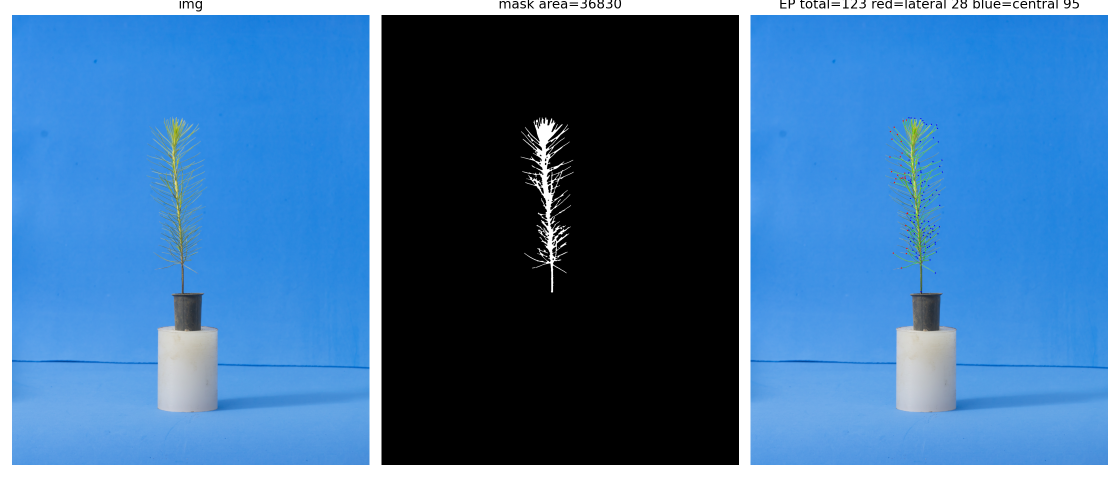
#> input picture Guido/debug_pin_ep1.png, 2240 x 960 px (shown at 1/2 size)
$ python -i folhas_finais.py   (imports and definitions only)
#> lines starting #> are read from the running program, lines starting #| are printed output that depends on the picture; after the words box and inside, x2 and y2 are one past the last pixel; in counts of white or black regions, pixels touching at a corner belong together
import argparse
import csv
import os
from dataclasses import dataclass
from itertools import product

import cv2
import numpy as np
from skimage.morphology import skeletonize


@dataclass(frozen=True)
class ParametrosFolhas:
    corte_altura: float = 0.64
    hsv_min: tuple[int, int, int] = (18, 38, 38)
    hsv_max: tuple[int, int, int] = (96, 255, 255)
    blur_kernel: int = 5
    close_kernel: int = 7
    open_kernel: int = 3
    n_faixas: int = 26
    janela_eixo_px: float = 120.0
    min_comp_frac_h: float = 0.003
    caule_dist_frac_w: float = 0.014
    caule_dx_frac_w: float = 0.015
    caule_dy_dx: float = 1.25
    caule_vertical_max: float = 25.0
    caule_dy_frac_h: float = 0.018
    grupo_ang_max: float = 42.0
    grupo_dist_base_h: float = 0.060
    grupo_dist_n: float = 0.260
    grupo_dist_cap_h: float = 0.085
    grupo_alinh_frac_h: float = 0.022
    grupo_dy_frac_h: float = 0.120
    dup_dist_frac_h: float = 0.035
    stem_cand_w_frac: float = 0.035
    stem_cand_dens: float = 1.25
    stem_cand_x_min: float = 0.35
    stem_cand_x_max: float = 0.65
    stem_narrow_w_frac: float = 0.032
    stem_narrow_dens: float = 1.15
    stem_narrow_center_frac: float = 0.025
    stem_frag_w_frac: float = 0.018
    stem_frag_h_frac: float = 0.040
    stem_frag_center_frac: float = 0.030


PARAMS_ORIGINAIS = ParametrosFolhas()
PARAMS_OTIMIZADOS = ParametrosFolhas(
    caule_dx_frac_w=0.011,
    stem_narrow_w_frac=0.032,
    stem_frag_w_frac=0.038,
    dup_dist_frac_h=0.032,
    grupo_dist_cap_h=0.100,
)
PARAMS_GRID_MELHOR = PARAMS_OTIMIZADOS
PARAMS_GRID_CICLO1 = ParametrosFolhas(
    caule_dx_frac_w=0.010,
    stem_narrow_w_frac=0.032,
    stem_frag_w_frac=0.040,
    dup_dist_frac_h=0.035,
    grupo_dist_cap_h=0.100,
)
K8 = np.array([[1, 1, 1], [1, 0, 1], [1, 1, 1]], dtype=np.uint8)

RANGES_GRID_INICIAL = {
    "caule_dx_frac_w": [0.008, 0.010],
    "stem_narrow_w_frac": [0.020, 0.025, 0.032],
    "stem_frag_w_frac": [0.032, 0.040],
    "dup_dist_frac_h": [0.035, 0.050],
    "grupo_dist_cap_h": [0.085, 0.100],
}

RANGES_GRID_REFINADO = {
    "caule_dx_frac_w": [0.009, 0.010, 0.011],
    "stem_narrow_w_frac": [0.030, 0.032, 0.034],
    "stem_frag_w_frac": [0.038, 0.040, 0.042],
    "dup_dist_frac_h": [0.032, 0.035, 0.050],
    "grupo_dist_cap_h": [0.095, 0.100, 0.105],
}


def segmentar(imagem_bgr, params=PARAMS_ORIGINAIS):
    h_corte = int(imagem_bgr.shape[0] * params.corte_altura)
    imagem = imagem_bgr[:h_corte, :]
    k_blur = params.blur_kernel
    hsv = cv2.cvtColor(cv2.GaussianBlur(imagem, (k_blur, k_blur), 0), cv2.COLOR_BGR2HSV)
    mask = cv2.inRange(
        hsv,
        np.array(params.hsv_min, dtype=np.uint8),
        np.array(params.hsv_max, dtype=np.uint8),
    )
    mask = cv2.morphologyEx(
        mask,
        cv2.MORPH_CLOSE,
        np.ones((params.close_kernel, params.close_kernel), np.uint8),
        iterations=1,
    )
    mask = cv2.morphologyEx(
        mask,
        cv2.MORPH_OPEN,
        np.ones((params.open_kernel, params.open_kernel), np.uint8),
        iterations=1,
    )
    return imagem, mask


def angulo_diff(a, b):
    d = abs(a - b) % 180.0
    return min(d, 180.0 - d)


def x_caule(y, eixo_y, eixo_x):
    return np.interp(y, eixo_y, eixo_x)


def skeleton_da_mascara(mask):
    return skeletonize(mask > 0).astype(np.uint8)


def eixo_caule(skel, params=PARAMS_ORIGINAIS):
    h, w = skel.shape
    ys, xs = [], []
    cortes = np.linspace(0, h, params.n_faixas + 1, dtype=int)
    x_ant = w / 2.0
    for y0, y1 in zip(cortes[-2::-1], cortes[:0:-1]):
        _, faixa_x = np.where(skel[y0:y1] > 0)
        if len(faixa_x) > 4:
            perto = faixa_x[np.abs(faixa_x - x_ant) < params.janela_eixo_px]
            base = perto if len(perto) > 2 else faixa_x
            x_ant = float(np.median(base))
            ys.append((y0 + y1) / 2)
            xs.append(x_ant)
    if len(xs) < 2:
        return np.array([0.0, h - 1.0]), np.array([w / 2.0, w / 2.0])
    return np.array(ys[::-1]), np.array(xs[::-1])


def podar_skeleton(skel, n=1):
    podado = skel.copy()
    for _ in range(n):
        grau = cv2.filter2D(podado, -1, K8)
        podado[(podado > 0) & (grau == 1)] = 0
    return podado


def componente_info(pontos, eixo_y, eixo_x):
    pts = pontos.astype(np.float32)
    cx, cy = pts.mean(axis=0)
    cov = np.cov((pts - [cx, cy]).T)
    vals, vecs = np.linalg.eigh(cov)
    vx, vy = vecs[:, int(np.argmax(vals))]
    ang = (np.degrees(np.arctan2(vy, vx)) + 180.0) % 180.0
    dx, dy = np.ptp(pts[:, 0]) + 1, np.ptp(pts[:, 1]) + 1
    dist_eixo = np.mean(np.abs(pts[:, 0] - x_caule(pts[:, 1], eixo_y, eixo_x)))
    return {
        "pts": pts,
        "cx": cx,
        "cy": cy,
        "ang": ang,
        "n": len(pts),
        "dx": dx,
        "dy": dy,
        "dist": dist_eixo,
    }


def componentes_skeleton(skel, eixo_y, eixo_x, params=PARAMS_ORIGINAIS):
    h, w = skel.shape
    skel_podado = podar_skeleton(skel, 1)
    grau = cv2.filter2D(skel_podado, -1, K8)
    segmentos = np.uint8((skel_podado > 0) & (grau <= 2))
    n, labels, stats, _ = cv2.connectedComponentsWithStats(segmentos, connectivity=8)
    comps = []

    for lab in range(1, n):
        if stats[lab, cv2.CC_STAT_AREA] < max(5, int(params.min_comp_frac_h * h)):
            continue
        ys, xs = np.where(labels == lab)
        c = componente_info(np.column_stack([xs, ys]), eixo_y, eixo_x)
        vertical = angulo_diff(c["ang"], 90.0) < params.caule_vertical_max
        central = c["dist"] < params.caule_dist_frac_w * w
        caule = (
            central
            and c["dx"] < params.caule_dx_frac_w * w
            and c["dy"] > params.caule_dy_dx * c["dx"]
            and (vertical or c["dy"] > params.caule_dy_frac_h * h)
        )
        if not caule:
            c["H"], c["W"] = h, w
            comps.append(c)
    return comps


# [35 lines left out: functions componentes_base_skeleton, filtrar_componentes_base, not called in this run]


def mesmo_grupo(a, b, params=PARAMS_ORIGINAIS):
    h = max(a["H"], b["H"])
    dist = np.hypot(a["cx"] - b["cx"], a["cy"] - b["cy"])
    ang = angulo_diff(a["ang"], b["ang"])
    vx, vy = np.cos(np.radians(a["ang"])), np.sin(np.radians(a["ang"]))
    alinh = abs((b["cx"] - a["cx"]) * vy - (b["cy"] - a["cy"]) * vx)
    perto = dist < min(
        params.grupo_dist_base_h * h + params.grupo_dist_n * max(a["n"], b["n"]),
        params.grupo_dist_cap_h * h,
    )
    return (
        ang < params.grupo_ang_max
        and perto
        and alinh < params.grupo_alinh_frac_h * h
        and abs(a["cy"] - b["cy"]) < params.grupo_dy_frac_h * h
    )


def caixa_grupo(grupo):
    pts = np.vstack([c["pts"] for c in grupo["itens"]]).astype(np.int32)
    x, y, w, h = cv2.boundingRect(pts)
    return pts, x, y, w, h, x + w / 2, y + h / 2


def agrupar_componentes(comps, params=PARAMS_ORIGINAIS):
    grupos = []
    for c in sorted(comps, key=lambda x: (x["cy"], x["cx"])):
        melhor, score = None, 1e9
        for g in grupos:
            for ref in g["itens"]:
                if mesmo_grupo(c, ref, params):
                    s = np.hypot(c["cx"] - ref["cx"], c["cy"] - ref["cy"])
                    if s < score:
                        melhor, score = g, s
        if melhor is None:
            grupos.append({"itens": [c]})
        else:
            melhor["itens"].append(c)

    saida = []
    for g in grupos:
        _, x, y, w, h, cx, cy = caixa_grupo(g)
        duplicado = False
        for s in saida:
            _, x2, y2, w2, h2, cx2, cy2 = caixa_grupo(s)
            perto = np.hypot(cx - cx2, cy - cy2) < params.dup_dist_frac_h * max(
                g["itens"][0]["H"], s["itens"][0]["H"]
            )
            if perto and abs(w - w2) < 0.5 * max(w, w2) and abs(h - h2) < 0.5 * max(h, h2):
                s["itens"] += g["itens"]
                duplicado = True
                break
        if not duplicado:
            saida.append(g)
    return saida


def filtrar_caule_grupos(grupos, largura, params=PARAMS_ORIGINAIS):
    caixas = []
    for g in grupos:
        _, x, y, w, h, cx, _ = caixa_grupo(g)
        caixas.append((g, x, y, w, h, cx))

    candidatos = [
        cx
        for _, _, _, w, h, cx in caixas
        if w < params.stem_cand_w_frac * largura
        and h > params.stem_cand_dens * w
        and params.stem_cand_x_min * largura < cx < params.stem_cand_x_max * largura
    ]
    if not candidatos:
        return grupos

    stem_x = float(np.median(candidatos))
    folhas = []
    for g, _, _, w, h, cx in caixas:
        dens = h / max(1, w)
        estreito = (
            w < params.stem_narrow_w_frac * largura
            and dens > params.stem_narrow_dens
            and abs(cx - stem_x) < params.stem_narrow_center_frac * largura
        )
        fragmento = (
            w < params.stem_frag_w_frac * largura
            and h < params.stem_frag_h_frac * largura
            and abs(cx - stem_x) < params.stem_frag_center_frac * largura
        )
        if not (estreito or fragmento):
            folhas.append(g)
    return folhas


def desenhar(imagem, grupos):
    out = imagem.copy()
    for i, g in enumerate(grupos, start=1):
        _, x, y, w, h, _, _ = caixa_grupo(g)
        cor = (40 + (53 * i) % 215, 220 - (31 * i) % 160, 70 + (47 * i) % 185)
        cv2.rectangle(out, (x, y), (x + w, y + h), cor, 2)
        cv2.putText(out, str(i), (x + 3, max(18, y - 5)), cv2.FONT_HERSHEY_SIMPLEX, 0.6, cor, 2)
    cv2.putText(out, f"Folhas: {len(grupos)}", (30, 55), cv2.FONT_HERSHEY_SIMPLEX, 1.4, (255, 255, 255), 3)
    return out


def contar_folhas(imagem_bgr, params=PARAMS_ORIGINAIS, retornar_intermediarios=False):
    imagem, mask = segmentar(imagem_bgr, params)
    skel = skeleton_da_mascara(mask)
    eixo_y, eixo_x = eixo_caule(skel, params)
    comps = componentes_skeleton(skel, eixo_y, eixo_x, params)
    grupos = agrupar_componentes(comps, params)
    folhas = filtrar_caule_grupos(grupos, imagem.shape[1], params)
    resultado = {
        "numero_folhas": len(folhas),
        "folhas": folhas,
        "imagem_recortada": imagem,
        "anotacao": desenhar(imagem, folhas),
    }
    if retornar_intermediarios:
        resultado["mask"] = mask
        resultado["skeleton"] = skel
        resultado["eixo_y"] = eixo_y
        resultado["eixo_x"] = eixo_x
        resultado["componentes"] = comps
    return resultado


# [240 lines left out: functions preparar_para_grid, contar_folhas_preprocessado, mape, painel_anotacoes, aplicar_ajustes, combinacoes_grid and 6 more, not called in this run]


# [2 lines not run here, left out]

>>> import cv2
>>> picture = cv2.imread('debug_pin_ep1.png')
#> picture is the input picture: shape (960, 2240, 3); mean B, G, R 159.9, 113.6, 65.7
>>> result = contar_folhas(picture)
#> in segmentar, `imagem = imagem_bgr[:h_corte, :]`:
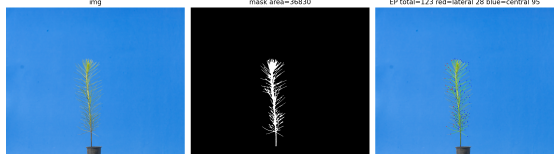
#> imagem: shape (614, 2240, 3) (shown at 1/4 size); mean B, G, R 159.1, 108.1, 54.5
#> in segmentar, `mask = cv2.inRange( hsv, np.array(params.hsv_min, dtype=np.uint8), np...`:
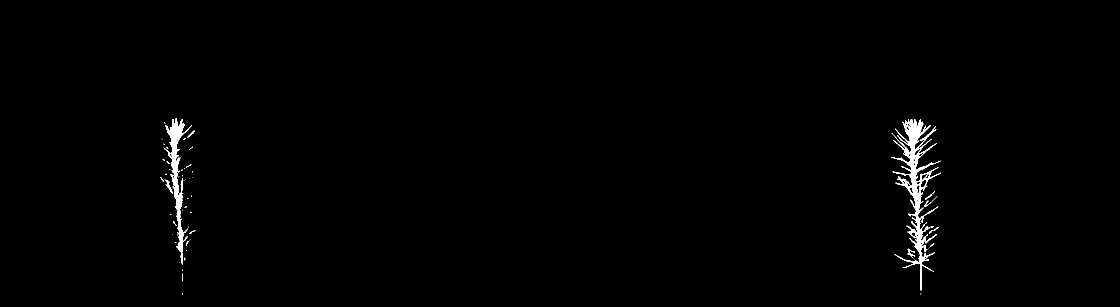
#> mask: shape (614, 2240) (shown at 1/2 size); 0.81% white; 53 white regions (39 under 20 px), largest, box (x1, y1, x2, y2) and area: (1782, 238, 1882, 581) 7031, (327, 236, 384, 529) 3419, (329, 359, 346, 388) 128
#> in segmentar, `mask = cv2.morphologyEx( mask, cv2.MORPH_CLOSE, np.ones((params.close_..`:
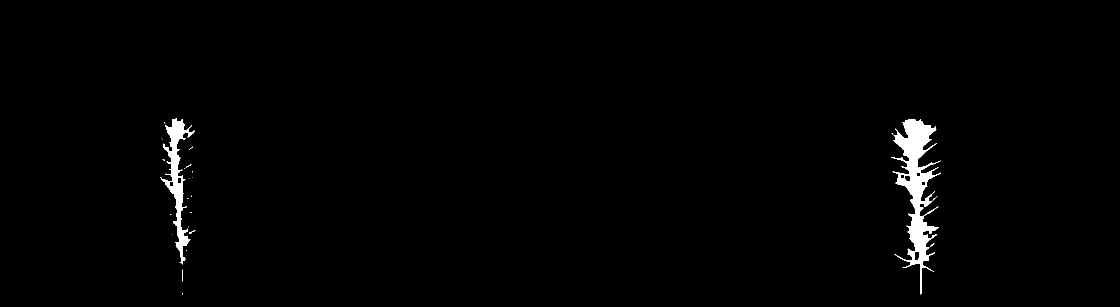
#> mask: shape (614, 2240) (shown at 1/2 size); 1.2% white; 22 white regions (16 under 20 px), largest, box (x1, y1, x2, y2) and area: (1782, 238, 1882, 589) 11239, (321, 236, 389, 529) 4991, (379, 461, 391, 468) 28, (365, 539, 366, 563) 24, (1861, 486, 1869, 494) 23, (372, 329, 383, 335) 20
#> in segmentar, `mask = cv2.morphologyEx( mask, cv2.MORPH_OPEN, np.ones((params.open_ke..`:
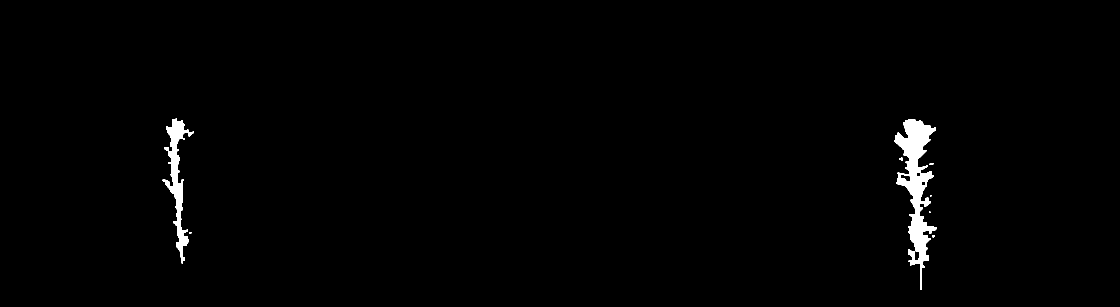
#> mask: shape (614, 2240) (shown at 1/2 size); 1.1% white; 9 white regions (3 under 20 px), largest, box (x1, y1, x2, y2) and area: (1788, 238, 1874, 580) 10538, (325, 237, 388, 527) 4734, (328, 294, 337, 302) 60, (1798, 315, 1806, 321) 34, (1859, 326, 1867, 330) 27, (1865, 470, 1870, 475) 22
#> in skeleton_da_mascara, `return skeletonize(mask > 0).astype(np.uint8)`:
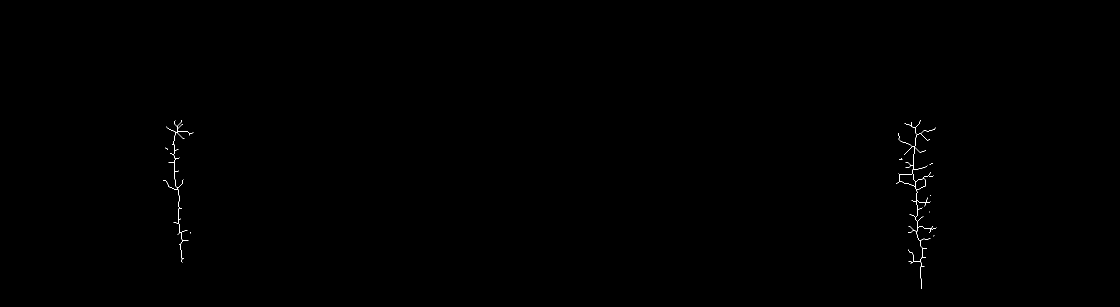
#> returned value: shape (614, 2240) (shown at 1/2 size); values 0 (black) and 1 (white), 0.11% white in thin lines or dots, all inside (x1, y1, x2, y2) = (326, 240, 1873, 578)
#> the loop in eixo_caule, `for y0, y1 in zip(cortes[-2::-1], cortes[:0:-1]):` made 26 passes
#> x_ant on passes 2 to 9: 1842, 1841, 1839.5, 1844, 1841, 1835.5, 1834, 1839
#> after the loop in eixo_caule, `for y0, y1 in zip(cortes[-2::-1], cortes[:0:-1]):`: xs = [1842, 1841, 1839.5, 1844, 1841, 1835.5, 1834, 1839, 1833, 1831, 1826, 1826, 1828, 1839.5, 1826.5]; ys = [578, 554.5, 531, 507, 483.5, 460, 436.5, 413, 389, 365.5, 342, 318.5, 295, 271, 247.5]
#> in contar_folhas, `eixo_y, eixo_x = eixo_caule(skel, params)`: eixo_y = [247.5, 271, 295, 318.5, 342, 365.5, 389, 413, 436.5, 460, 483.5, 507, 531, 554.5, 578]; eixo_x = [1826.5, 1839.5, 1828, 1826, 1826, 1831, 1833, 1839, 1834, 1835.5, 1841, 1844, 1839.5, 1841, 1842]
#> in componentes_skeleton, `n, labels, stats, _ = cv2.connectedComponentsWithStats(segmentos, conn..`: n = 117; stats = 117 rows, first 6: [0, 0, 2240, 614, 1374074], [355, 241, 9, 11, 11], [1831, 241, 10, 14, 14], [348, 242, 5, 10, 10], [1823, 245, 1, 6, 6], [1810, 247, 12, 5, 12]
#> the loop in componentes_skeleton, `for lab in range(1, n):` made 116 passes
#> (ys, xs, cx in componente_info, cy in componente_info, cov in componente_info, vals in componente_info, vecs in componente_info, vx in componente_info) on passes 1, 3: ([241, 242, 243, 244, 245, 246, 247, 248, 249, 250, 251], [363, 363, 363, 362, 361, 360, 359, 358, 357, 356, 355], 359.7, 246, [[8.62, -9.6], [-9.6, 11]], [0.136, 19.48], [[-0.749, -0.662], [-0.662, 0.749]], -0.662), ([242, 243, 244, 245, 246, 247, 248, 249, 250, 251], [349, 349, 349, 348, 348, 348, 349, 350, 351, 352], 349.3, 246.5, [[1.79, 2.72], [2.72, 9.17]], [0.893, 10.06], [[-0.95, 0.313], [0.313, 0.95]], 0.313)
#> the loop in agrupar_componentes, `for c in sorted(comps, key=lambda x: (x["cy"], x["cx"])):` made 67 passes
#> the loop in agrupar_componentes, `for g in grupos:` made 25 passes
#> the loop in filtrar_caule_grupos, `for g in grupos:` made 23 passes
#> the loop in desenhar, `for i, g in enumerate(grupos, start=1):` made 23 passes
#> after the loop in desenhar, `for i, g in enumerate(grupos, start=1):`:
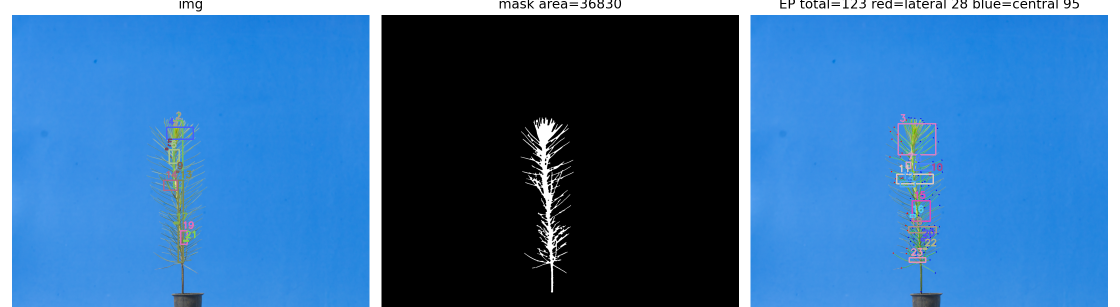
#> out: shape (614, 2240, 3) (shown at 1/2 size); 0.67% of pixels changed, all inside (x1, y1, x2, y2) = (326, 222, 1885, 526)
#> in desenhar, `cv2.putText(out, f"Folhas: {len(grupos)}", (30, 55), cv2.FONT_HERSHEY_..`:
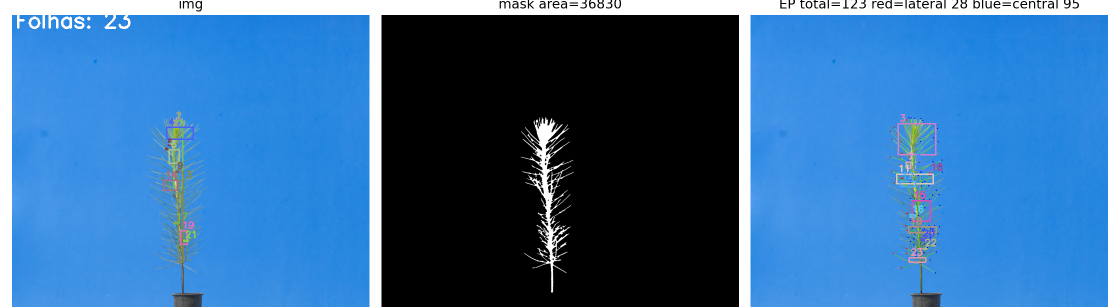
#> out: shape (614, 2240, 3) (shown at 1/2 size); 0.15% of pixels changed, all inside (x1, y1, x2, y2) = (34, 30, 261, 58)
